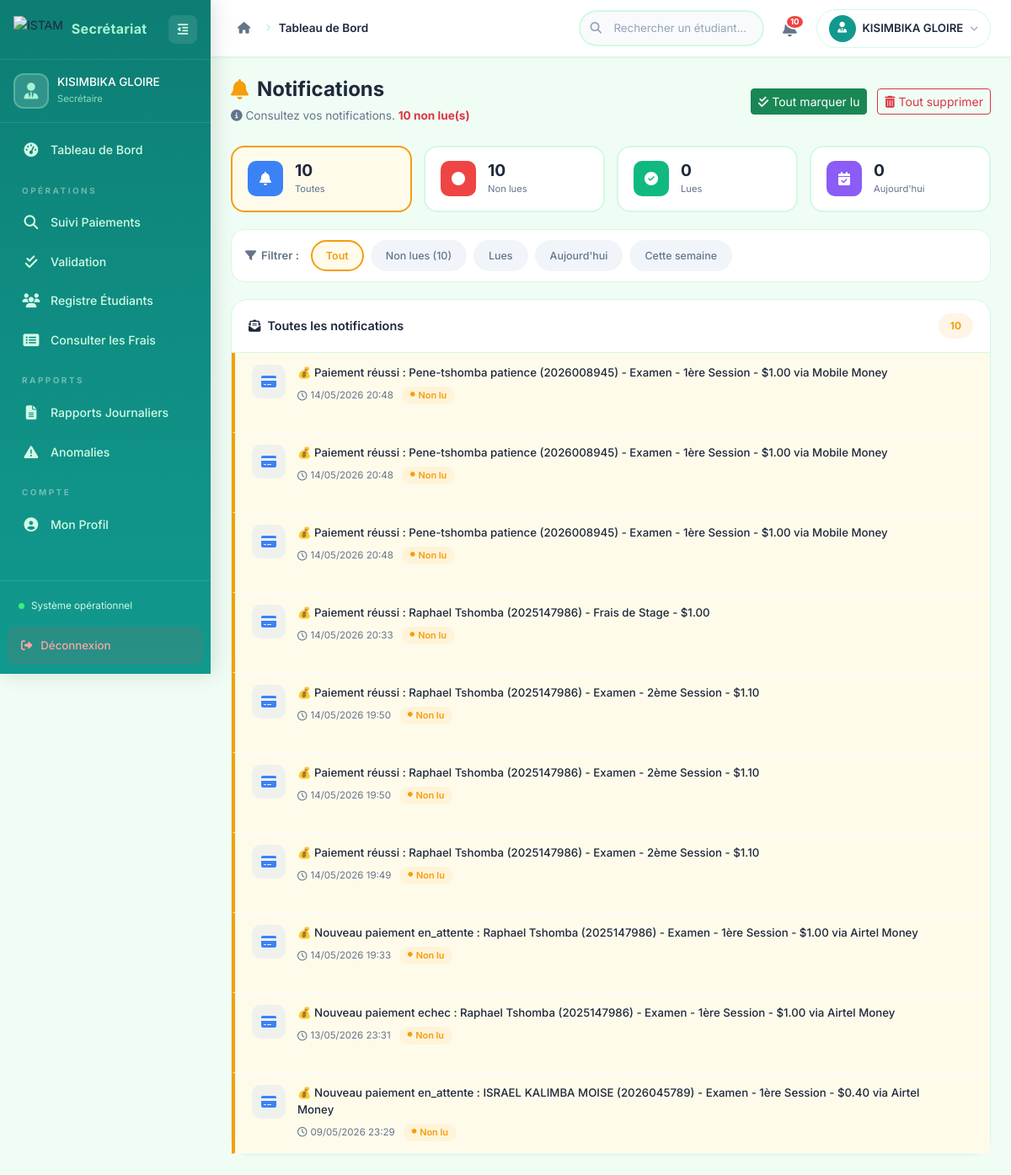
Page /secretaire/notifications.php (signed in) on the committed database.
### tables this page shows
CREATE TABLE IF NOT EXISTS `notifications` (
  `id_notification` int(11) NOT NULL AUTO_INCREMENT,
  `id_utilisateur` int(11) NOT NULL,
  `message` text NOT NULL,
  `date_envoi` timestamp NULL DEFAULT CURRENT_TIMESTAMP,
  `statut` varchar(50) DEFAULT 'envoyé',
  PRIMARY KEY (`id_notification`),
  KEY `id_utilisateur` (`id_utilisateur`)
);

### secretaire/notifications.php (the view, shortened to what this page needs)
<?php
$db = Database::getInstance();
$secretaire_id = $_SESSION['user_id'] ?? 1;
$filtre_statut = $_GET['statut'] ?? '';
$filtre_date = $_GET['date'] ?? '';
$page = isset($_GET['page']) ? max(1, (int)$_GET['page']) : 1;
$par_page = 20;
$offset = ($page - 1) * $par_page;
$where = "WHERE n.id_utilisateur = :uid";
$params = ['uid' => $secretaire_id];
$sql_count = "SELECT COUNT(*) as total FROM notifications n {$where}";
$stmt = $db->prepare($sql_count);
$stmt->execute($params);
$total_notifs = $stmt->fetch()['total'] ?? 0;
$sql = "SELECT n.* FROM notifications n {$where} ORDER BY n.date_envoi DESC LIMIT {$par_page} OFFSET {$offset}";
$stmt = $db->prepare($sql);
$stmt->execute($params);
$notifications = $stmt->fetchAll();
$stmt = $db->prepare("SELECT COUNT(*) as total FROM notifications WHERE id_utilisateur = :uid");
$stmt->execute(['uid' => $secretaire_id]);
$total_toutes = $stmt->fetch()['total'] ?? 0;
$stmt = $db->prepare("SELECT COUNT(*) as total FROM notifications WHERE id_utilisateur = :uid AND statut = 'non_lu'");
$stmt->execute(['uid' => $secretaire_id]);
$total_non_lues = $stmt->fetch()['total'] ?? 0;
$stmt = $db->prepare("SELECT COUNT(*) as total FROM notifications WHERE id_utilisateur = :uid AND statut = 'lu'");
$stmt->execute(['uid' => $secretaire_id]);
$total_lues = $stmt->fetch()['total'] ?? 0;
$stmt = $db->prepare("SELECT COUNT(*) as total FROM notifications WHERE id_utilisateur = :uid AND DATE(date_envoi) = CURDATE()");
$stmt->execute(['uid' => $secretaire_id]);
$total_aujourdhui = $stmt->fetch()['total'] ?? 0;
function getNotifIconSec($message) {
    $msg = strtolower($message);
    if (strpos($msg, 'paiement') !== false || strpos($msg, 'transaction') !== false) {
        return ['icon' => 'fa-credit-card', 'color' => 'icon-blue'];
    } elseif (strpos($msg, 'succès') !== false || strpos($msg, 'réussi') !== false) {
        return ['icon' => 'fa-check-circle', 'color' => 'icon-green'];
    } elseif (strpos($msg, 'échec') !== false || strpos($msg, 'erreur') !== false || strpos($msg, 'anomalie') !== false) {
        return ['icon' => 'fa-exclamation-triangle', 'color' => 'icon-red'];
    } elseif (strpos($msg, 'étudiant') !== false || strpos($msg, 'inscrit') !== false) {
        return ['icon' => 'fa-user-graduate', 'color' => 'icon-purple'];
    } elseif (strpos($msg, 'validation') !== false || strpos($msg, 'confirmé') !== false) {
        return ['icon' => 'fa-check-double', 'color' => 'icon-teal'];
    } else {
        return ['icon' => 'fa-bell', 'color' => 'icon-blue'];
    }
}
?>
<!DOCTYPE html>
<html lang="fr">
<head>
    <link href="https://cdn.jsdelivr.net/npm/bootstrap@5.3.0/dist/css/bootstrap.min.css" rel="stylesheet">
    <link href="https://cdnjs.cloudflare.com/ajax/libs/font-awesome/6.4.0/css/all.min.css" rel="stylesheet">
    <link rel="stylesheet" href="../assets/css/secretaire/dashboard_secretaire.css">
    <link rel="stylesheet" href="../assets/css/secretaire/notifications.css">
</head>
<body>
    <div class="secretaire-layout">
        <?php include 'includes/sidebar_secretaire.php'; ?>
        <div class="main-content">
            <?php
            include 'includes/navbar_secretaire.php';
            ?>
            <main class="dashboard-content">
                <div class="page-header">
                    <div class="row align-items-center">
                        <div class="col-lg-6">
                            <h1 class="page-title">
                                <i class="fas fa-bell"></i> Notifications
                            </h1>
                            <p class="page-subtitle">
                                <i class="fas fa-info-circle"></i>
                                Consultez vos notifications.
                                <span class="text-danger fw-bold"><?= $total_non_lues ?> non lue(s)</span>
                            </p>
                        </div>
                        <div class="col-lg-6 text-lg-end mt-3 mt-lg-0">
                            <?php if ($total_non_lues > 0): ?>
                                <a href="?action=mark_all_read" class="btn btn-success btn-sm me-2">
                                    <i class="fas fa-check-double"></i> Tout marquer lu
                                </a>
                            <?php endif; ?>
                            <?php if ($total_toutes > 0): ?>
                                <a href="?action=delete_all" class="btn btn-outline-danger btn-sm"
                                   onclick="return confirm('⚠️ Supprimer TOUTES les notifications (<?= $total_toutes ?>) ?')">
                                    <i class="fas fa-trash-alt"></i> Tout supprimer
                                </a>
                            <?php endif; ?>
                        </div>
                    </div>
                </div>
                <div class="notif-stats">
                    <a href="notifications.php" class="notif-stat-card <?= empty($filtre_statut) && empty($filtre_date) ? 'active' : '' ?>">
                        <div class="notif-stat-icon bg-blue"><i class="fas fa-bell"></i></div>
                        <div class="notif-stat-info"><h4><?= $total_toutes ?></h4><p>Toutes</p></div>
                    </a>
                    <a href="notifications.php?statut=non_lu" class="notif-stat-card <?= $filtre_statut === 'non_lu' ? 'active' : '' ?>">
                        <div class="notif-stat-icon bg-red"><i class="fas fa-circle"></i></div>
                        <div class="notif-stat-info"><h4><?= $total_non_lues ?></h4><p>Non lues</p></div>
                    </a>
                    <a href="notifications.php?statut=lu" class="notif-stat-card <?= $filtre_statut === 'lu' ? 'active' : '' ?>">
                        <div class="notif-stat-icon bg-green"><i class="fas fa-check-circle"></i></div>
                        <div class="notif-stat-info"><h4><?= $total_lues ?></h4><p>Lues</p></div>
                    </a>
                    <a href="notifications.php?date=aujourdhui" class="notif-stat-card <?= $filtre_date === 'aujourdhui' ? 'active' : '' ?>">
                        <div class="notif-stat-icon bg-purple"><i class="fas fa-calendar-check"></i></div>
                        <div class="notif-stat-info"><h4><?= $total_aujourdhui ?></h4><p>Aujourd'hui</p></div>
                    </a>
                </div>
                <div class="filtres-rapides">
                    <span class="filtre-label-text"><i class="fas fa-filter"></i> Filtrer :</span>
                    <a href="notifications.php" class="filtre-pill <?= empty($filtre_statut) && empty($filtre_date) ? 'active' : '' ?>">Tout</a>
                    <a href="?statut=non_lu" class="filtre-pill <?= $filtre_statut === 'non_lu' ? 'active' : '' ?>">Non lues (<?= $total_non_lues ?>)</a>
                    <a href="?statut=lu" class="filtre-pill <?= $filtre_statut === 'lu' ? 'active' : '' ?>">Lues</a>
                    <a href="?date=aujourdhui" class="filtre-pill <?= $filtre_date === 'aujourdhui' ? 'active' : '' ?>">Aujourd'hui</a>
                    <a href="?date=semaine" class="filtre-pill <?= $filtre_date === 'semaine' ? 'active' : '' ?>">Cette semaine</a>
                </div>
                <div class="notif-list-card">
                    <div class="notif-list-header">
                        <h3><i class="fas fa-envelope-open-text"></i>
                            <?php
                            if ($filtre_statut === 'non_lu') echo "Notifications non lues";
                            elseif ($filtre_statut === 'lu') echo "Notifications lues";
                            elseif ($filtre_date === 'aujourdhui') echo "Aujourd'hui";
                            elseif ($filtre_date === 'semaine') echo "Cette semaine";
                            else echo "Toutes les notifications";
                            ?>
                        </h3>
                        <span class="notif-count-badge"><?= $total_notifs ?></span>
                    </div>
                    <div class="notif-list-body">
                        <?php if (empty($notifications)): ?>
                            <div class="notif-empty">
                                <i class="fas fa-bell-slash"></i>
                                <h4>Aucune notification</h4>
                                <p class="text-muted">
                                    <?= (!empty($filtre_statut) || !empty($filtre_date)) ? 'Essayez de modifier les filtres.' : 'Vous n\'avez pas encore de notifications.' ?>
                                </p>
                            </div>
                        <?php else: ?>
                            <?php foreach ($notifications as $notif):
                                $notif_icon = getNotifIconSec($notif['message']);
                                $is_unread = $notif['statut'] === 'non_lu';
                            ?>
                                <div class="notif-item <?= $is_unread ? 'notif-unread' : '' ?>" id="notif-<?= $notif['id_notification'] ?>">
                                    <div class="notif-item-icon <?= $notif_icon['color'] ?>">
                                        <i class="fas <?= $notif_icon['icon'] ?>"></i>
                                    </div>
                                    <div class="notif-item-content">
                                        <p class="notif-item-message"><?= htmlspecialchars($notif['message']) ?></p>
                                        <div class="notif-item-meta">
                                            <span class="notif-item-date">
                                                <i class="far fa-clock"></i> <?= date('d/m/Y H:i', strtotime($notif['date_envoi'])) ?>
                                            </span>
                                            <?php if ($is_unread): ?>
                                                <span class="notif-badge badge-unread"><i class="fas fa-circle"></i> Non lu</span>
                                            <?php else: ?>
                                                <span class="notif-badge badge-read"><i class="fas fa-check-circle"></i> Lu</span>
                                            <?php endif; ?>
                                        </div>
                                    </div>
                                </div>
                            <?php endforeach; ?>
                        <?php endif; ?>
                    </div>
                </div>
            </main>
        </div>
    </div>
</body>
</html>

### assets/css/secretaire/dashboard_secretaire.css (style rules this page uses)
:root { --primary: #11998e; --primary-dark: #0d7d73; --primary-light: #14b8a6; --secondary: #38ef7d; --bg-body: #f0fdf4; --bg-card: #ffffff; --bg-navbar: #ffffff; --bg-sidebar: #0d7d73; --bg-sidebar-hover: rgba(255,255,255,0.08); --bg-sidebar-active: rgba(255,255,255,0.15); --text-primary: #1e293b; --text-secondary: #64748b; --text-sidebar: #d1fae5; --text-sidebar-active: #ffffff; --border-color: #d1fae5; --border-sidebar: rgba(255,255,255,0.1); --success: #10b981; --warning: #f59e0b; --danger: #ef4444; --info: #3b82f6; --purple: #8b5cf6; --shadow-sm: 0 1px 3px rgba(0,0,0,0.04); --shadow: 0 4px 15px rgba(0,0,0,0.05); --shadow-md: 0 8px 25px rgba(0,0,0,0.07); --shadow-lg: 0 15px 40px rgba(0,0,0,0.1); --radius-sm: 8px; --radius: 12px; --radius-lg: 16px; --radius-xl: 20px; --transition: all 0.25s cubic-bezier(0.4,0,0.2,1); --transition-slow: all 0.35s cubic-bezier(0.4,0,0.2,1); }
*, *::before, *::after { margin: 0; padding: 0; box-sizing: border-box; }
body { font-family: 'Inter', 'Poppins', sans-serif; font-size: 14px; color: var(--text-primary); background: var(--bg-body); line-height: 1.6; overflow-x: hidden; -webkit-font-smoothing: antialiased; }
a { text-decoration: none; color: inherit; }
.secretaire-layout { display: flex; min-height: 100vh; }
.main-content { flex: 1; margin-left: 250px; transition: var(--transition-slow); min-width: 0; }
.notif-item { display: flex; align-items: flex-start; gap: 10px; padding: 12px 18px; border-bottom: 1px solid #f9fafb; cursor: pointer; transition: var(--transition); }
.notif-item.notif-unread { background: rgba(17,153,142,0.03); border-left: 3px solid var(--primary); }
.dashboard-content { padding: 24px; }

### rows in the picture
notifications: message "💰 Paiement réussi : Pene-tshomba patience (2026008945) - Examen - 1ère Session - $1.00 via Mobile Money", date_envoi "14/05/2026 20:48", statut "non_lu" (drawn)
notifications: message "💰 Paiement réussi : Pene-tshomba patience (2026008945) - Examen - 1ère Session - $1.00 via Mobile Money", date_envoi "14/05/2026 20:48", statut "non_lu" (drawn)
notifications: message "💰 Paiement réussi : Pene-tshomba patience (2026008945) - Examen - 1ère Session - $1.00 via Mobile Money", date_envoi "14/05/2026 20:48", statut "non_lu" (drawn)
notifications: message "💰 Paiement réussi : Raphael Tshomba (2025147986) - Frais de Stage - $1.00", date_envoi "14/05/2026 20:33", statut "non_lu" (drawn)
notifications: message "💰 Paiement réussi : Raphael Tshomba (2025147986) - Examen - 2ème Session - $1.10", date_envoi "14/05/2026 19:50", statut "non_lu" (drawn)
notifications: message "💰 Paiement réussi : Raphael Tshomba (2025147986) - Examen - 2ème Session - $1.10", date_envoi "14/05/2026 19:50", statut "non_lu" (drawn)
notifications: message "💰 Paiement réussi : Raphael Tshomba (2025147986) - Examen - 2ème Session - $1.10", date_envoi "14/05/2026 19:49", statut "non_lu" (drawn)
notifications: message "💰 Nouveau paiement en_attente : Raphael Tshomba (2025147986) - Examen - 1ère Session - $1.00 via Airtel Money", date_envoi "14/05/2026 19:33", statut "non_lu" (drawn)
notifications: message "💰 Nouveau paiement echec : Raphael Tshomba (2025147986) - Examen - 1ère Session - $1.00 via Airtel Money", date_envoi "13/05/2026 23:31", statut "non_lu" (drawn)
notifications: message "💰 Nouveau paiement en_attente : ISRAEL KALIMBA MOISE (2026045789) - Examen - 1ère Session - $0.40 via Airtel Money", date_envoi "09/05/2026 23:29", statut "non_lu" (drawn)

### other values in the picture
$secretaire_nom "KISIMBIKA GLOIRE"
$titre_page "Tableau de Bord"
$navbar_notif_non_lues "10"
$secretaire_nom_nav "KISIMBIKA GLOIRE"
$total_non_lues "10"
$total_toutes "10"
$total_lues "0"
$total_aujourdhui "0"
$total_notifs "10"
